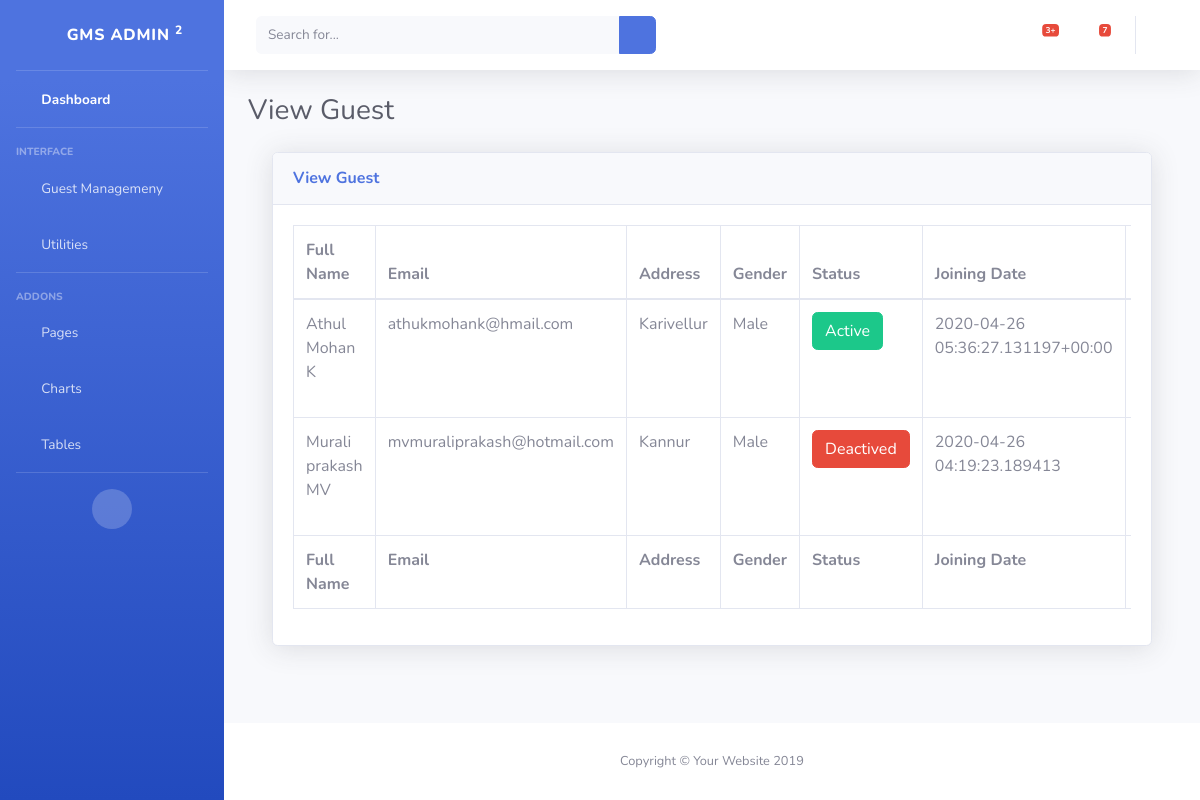
/index, run on the app's committed database.
### webapp/models.py (models this page shows, shortened)
class student(models.Model):
    first_name=models.CharField(max_length=50)
    middle_name=models.CharField(max_length=50)
    last_name=models.CharField(max_length=50)
    email=models.CharField(max_length=50,unique=True)
    address=models.CharField(max_length=250)
    gender=models.CharField(max_length=10)
    joining_date = models.CharField(max_length=50,default=timezone.now())
    updated = models.DateTimeField(auto_now=True)
    is_active=models.BooleanField(default=True)
    class Meta():
        db_table='student'

### webapp/views.py (the view)
# urls.py: url(r'^index$',views.index,name='index'),
def index(request):
    data=student.objects.all().order_by('first_name')
    return render(request,'index.html',{'data':data})

### webapp/templates/index.html (shortened to what this page needs)
{% extends 'header.html' %}
{% block content %}
  <div class="container-fluid">
    <div class="card shadow mb-4">
      <div class="card-header py-3">
        <h6 class="m-0 font-weight-bold text-primary">{% block title %}View Guest{% endblock %}</h6>
      </div>
      <div class="card-body">
        <div class="table-responsive">
          <table class="table table-bordered" id="dataTable" width="100%" cellspacing="0">
            <thead>
                <tr>
                    <th>Full Name</th>
                    <th>Email</th>
                    <th>Address</th>
                    <th>Gender</th>
                    <th>Status</th>
                    <th>Joining Date</th>
                      <th>Action</th>
                  </tr>
            </thead>
            <tfoot>
                <tr>
                    <th>Full Name</th>
                    <th>Email</th>
                    <th>Address</th>
                    <th>Gender</th>
                    <th>Status</th>
                    <th>Joining Date</th>
                      <th>Action</th>
                  </tr>
            </tfoot>
            <tbody>
    {% for row in data %}
    <tr>
      <td>{{ row.first_name }} {{ row.middle_name }} {{ row.last_name }}</td>
      <td>{{ row.email }}</td>
      <td>{{ row.address }}</td>
      {% if row.gender == 'm' %}
      <td>Male</td>
      {% else %}
      <td>Female</td>
      {% endif %}
      {% if row.is_active == True %}
      <td><button type="button" class="btn btn-success">Active</button> </td>
      {% else %}
      <td><button type="button" class="btn btn-danger">Deactived</button></td>
    {% endif %}
    <td>{{ row.joining_date }}</td>
        <td>
        </td>
    </tr>
    {% endfor %}
            </tbody>
          </table>
        </div>
      </div>
    </div>
  </div>
{% endblock %}

### webapp/templates/header.html (shortened to what this page needs)
<!DOCTYPE html>
<html lang="en">
<head>
 {% load static %}
 <link href={% static "vendor/fontawesome-free/css/all.min.css" %} rel="stylesheet" type="text/css">
 {% load static %}
 <link href={% static "css/sb-admin-2.min.css" %} rel="stylesheet">
</head>
<body id="page-top">
  <div id="wrapper">
    <ul class="navbar-nav bg-gradient-primary sidebar sidebar-dark accordion" id="accordionSidebar">
      <a class="sidebar-brand d-flex align-items-center justify-content-center" href="/dashBoard">
        <div class="sidebar-brand-icon rotate-n-15">
          <i class="fas fa-laugh-wink"></i>
        </div>
        <div class="sidebar-brand-text mx-3">GMS Admin <sup>2</sup></div>
      </a>
      <hr class="sidebar-divider my-0">
      <li class="nav-item active">
        <a class="nav-link" href="/dashBoard">
          <i class="fas fa-fw fa-tachometer-alt"></i>
          <span>Dashboard</span></a>
      </li>
      <hr class="sidebar-divider">
      <div class="sidebar-heading">
        Interface
      </div>
      <li class="nav-item">
        <a class="nav-link collapsed" href="#" data-toggle="collapse" data-target="#collapseTwo" aria-expanded="true" aria-controls="collapseTwo">
          <i class="fas fa-fw fa-cog"></i>
          <span>Guest Managemeny</span>
        </a>
      </li>
      <li class="nav-item">
        <a class="nav-link collapsed" href="#" data-toggle="collapse" data-target="#collapseUtilities" aria-expanded="true" aria-controls="collapseUtilities">
          <i class="fas fa-fw fa-wrench"></i>
          <span>Utilities</span>
        </a>
      </li>
      <hr class="sidebar-divider">
      <div class="sidebar-heading">
        Addons
      </div>
      <li class="nav-item">
        <a class="nav-link collapsed" href="#" data-toggle="collapse" data-target="#collapsePages" aria-expanded="true" aria-controls="collapsePages">
          <i class="fas fa-fw fa-folder"></i>
          <span>Pages</span>
        </a>
      </li>
      <li class="nav-item">
        <a class="nav-link" href="charts.html">
          <i class="fas fa-fw fa-chart-area"></i>
          <span>Charts</span></a>
      </li>
      <li class="nav-item">
        <a class="nav-link" href="tables.html">
          <i class="fas fa-fw fa-table"></i>
          <span>Tables</span></a>
      </li>
      <hr class="sidebar-divider d-none d-md-block">
      <div class="text-center d-none d-md-inline">
        <button class="rounded-circle border-0" id="sidebarToggle"></button>
      </div>
    </ul>
    <div id="content-wrapper" class="d-flex flex-column">
      <div id="content">
        <nav class="navbar navbar-expand navbar-light bg-white topbar mb-4 static-top shadow">
          <form class="d-none d-sm-inline-block form-inline mr-auto ml-md-3 my-2 my-md-0 mw-100 navbar-search">
            <div class="input-group">
              <input type="text" class="form-control bg-light border-0 small" placeholder="Search for..." aria-label="Search" aria-describedby="basic-addon2">
              <div class="input-group-append">
                <button class="btn btn-primary" type="button">
                  <i class="fas fa-search fa-sm"></i>
                </button>
              </div>
            </div>
          </form>
          <ul class="navbar-nav ml-auto">
            <li class="nav-item dropdown no-arrow mx-1">
              <a class="nav-link dropdown-toggle" href="#" id="alertsDropdown" role="button" data-toggle="dropdown" aria-haspopup="true" aria-expanded="false">
                <i class="fas fa-bell fa-fw"></i>
                <span class="badge badge-danger badge-counter">3+</span>
              </a>
            </li>
            <li class="nav-item dropdown no-arrow mx-1">
              <a class="nav-link dropdown-toggle" href="#" id="messagesDropdown" role="button" data-toggle="dropdown" aria-haspopup="true" aria-expanded="false">
                <i class="fas fa-envelope fa-fw"></i>
                <span class="badge badge-danger badge-counter">7</span>
              </a>
            </li>
            <li class="nav-item dropdown no-arrow">
              <a class="nav-link dropdown-toggle" href="#" id="userDropdown" role="button" data-toggle="dropdown" aria-haspopup="true" aria-expanded="false">
              </a>
            </li>
          </ul>
        </nav>
        <div class="container-fluid">
            <h1 class="h3 mb-4 text-gray-800"> {% block title %}{% endblock %}</h1>
            {% block content %}
            {% endblock %}
          </div>
        </div>
      <footer class="sticky-footer bg-white">
        <div class="container my-auto">
          <div class="copyright text-center my-auto">
            <span>Copyright &copy; Your Website 2019</span>
          </div>
        </div>
      </footer>
    </div>
  </div>
  {% load static %}
  {% load static %}
  {% load static %}
  {% load static %}
  {% load static %}
</body>
</html>

### data on the page
student: first_name "Athul", middle_name "Mohan", last_name "K", email "athukmohank@hmail.com", address "Karivellur", gender "Male", is_active "Active", joining_date "2020-04-26 05:36:27.131197+00:00"
student: first_name "Murali", middle_name "prakash", last_name "MV", email "mvmuraliprakash@hotmail.com", address "Kannur", gender "Male", is_active "Deactived", joining_date "2020-04-26 04:19:23.189413"
